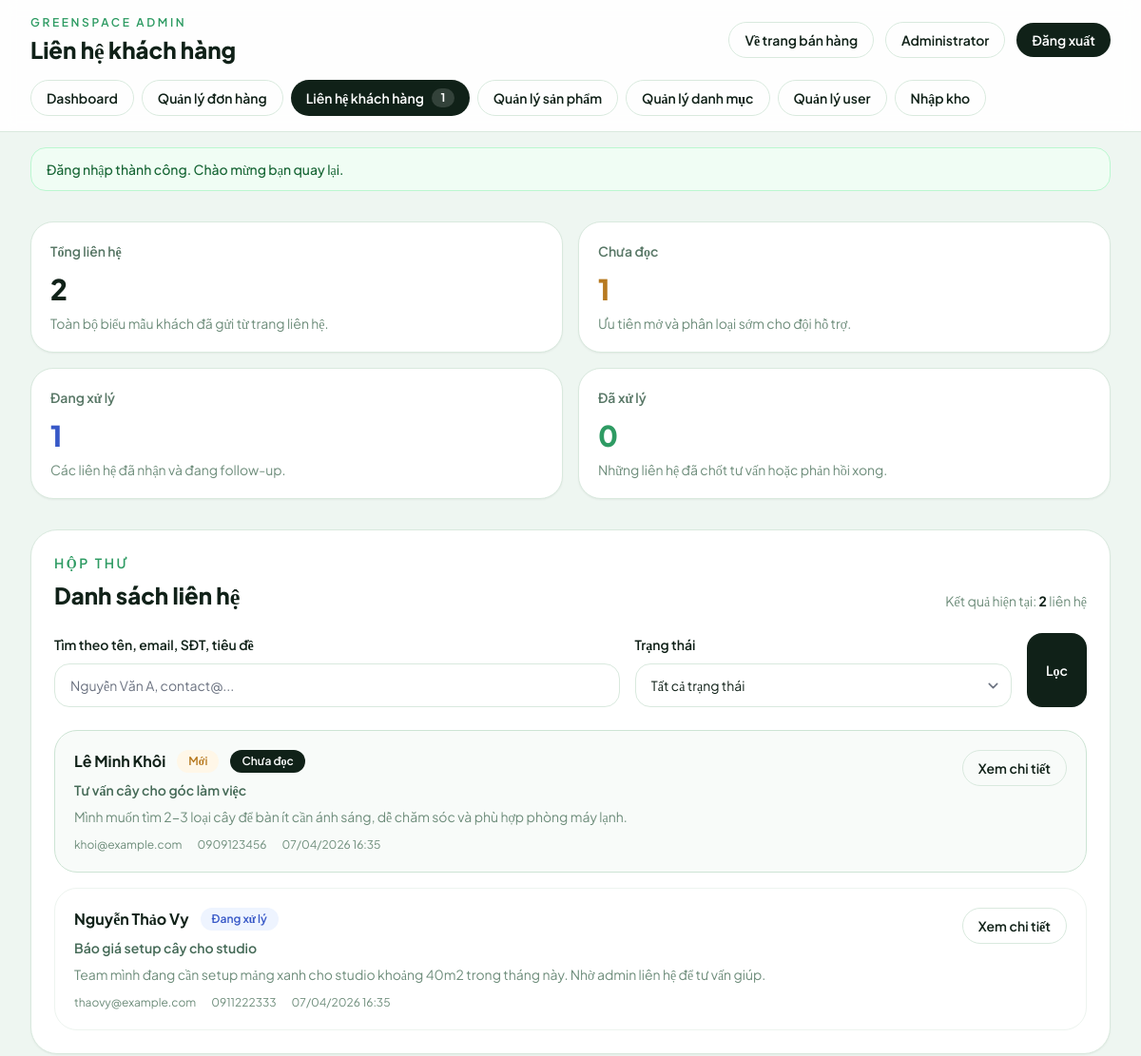
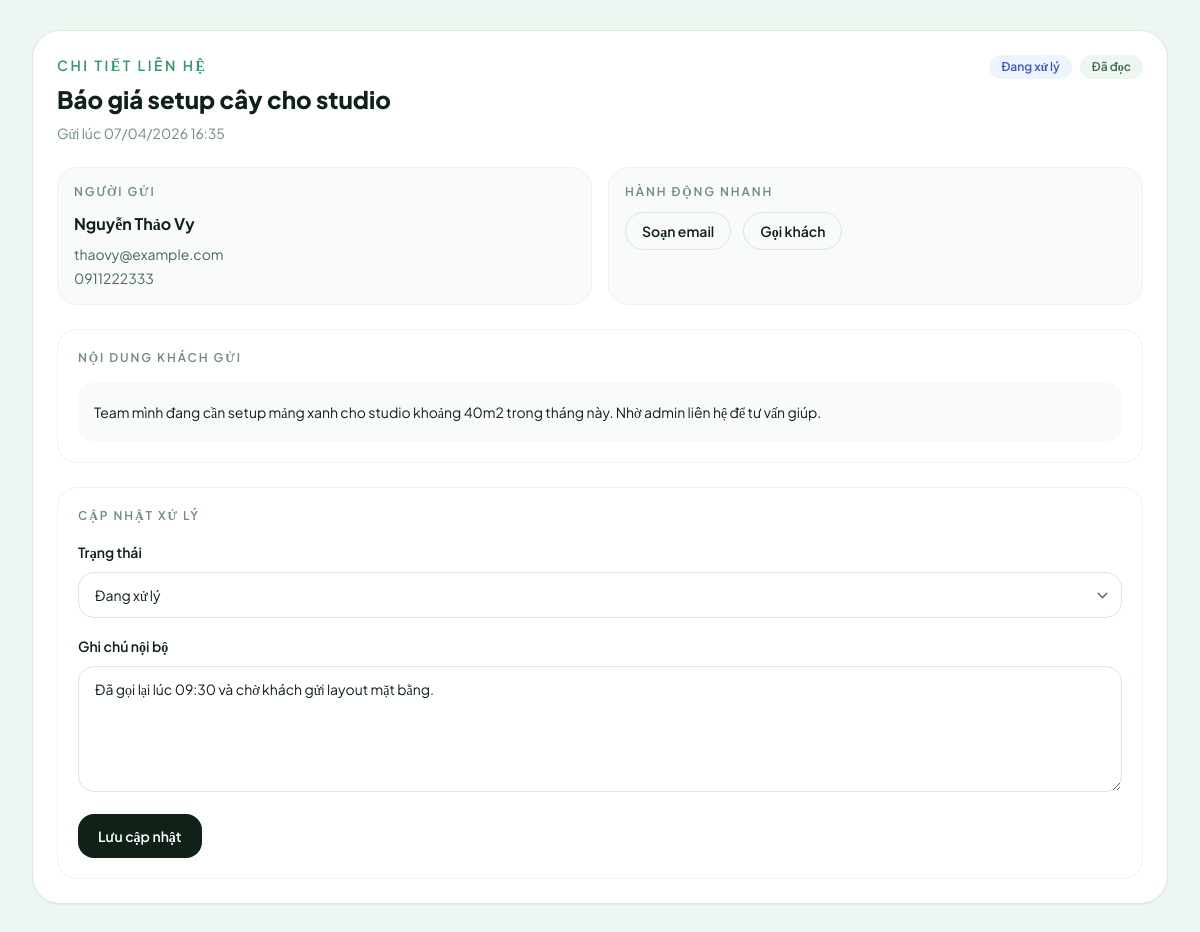
Page /admin/contacts.php?view=2 (signed in) on the committed database (2 pictures, top to bottom).
### tables this page shows
CREATE TABLE contact_messages (
    id INT AUTO_INCREMENT PRIMARY KEY,
    full_name VARCHAR(120) NOT NULL,
    email VARCHAR(120) NOT NULL,
    phone VARCHAR(20) DEFAULT NULL,
    subject VARCHAR(180) NOT NULL,
    message TEXT NOT NULL,
    status ENUM('new', 'in_progress', 'resolved') NOT NULL DEFAULT 'new',
    is_read TINYINT(1) NOT NULL DEFAULT 0,
    admin_note TEXT DEFAULT NULL,
    created_at TIMESTAMP DEFAULT CURRENT_TIMESTAMP,
    updated_at TIMESTAMP DEFAULT CURRENT_TIMESTAMP ON UPDATE CURRENT_TIMESTAMP,
    INDEX idx_contact_messages_status (status),
    INDEX idx_contact_messages_is_read (is_read),
    INDEX idx_contact_messages_created_at (created_at)
);

### public/admin/contacts.php (the view, shortened to what the rows shown need)
<?php
if (empty($GLOBALS['mvc_template_rendering'])) {
    (new AdminPageController())->contacts()->send();
    return;
}
require_once __DIR__ . '/bootstrap.php';
if (!function_exists('admin_contacts_query')) {
function admin_contacts_query(array $params): string {
    $filtered = [];
    foreach ($params as $key => $value) {
        if ($value === null || $value === '' || $value === 'all') {
            continue;
        }
        if ($key === 'page' && (int)$value <= 1) {
            continue;
        }
        $filtered[$key] = $value;
    }
    $query = http_build_query($filtered);
    return $query !== '' ? '?' . $query : '';
}
}
    if (!function_exists('admin_contact_status_meta')) {
    function admin_contact_status_meta(string $status): array {
    return match ($status) {
        'resolved' => ['label' => 'Đã xử lý', 'class' => 'bg-[#edf8f1] text-[#2e9b63]'],
        'in_progress' => ['label' => 'Đang xử lý', 'class' => 'bg-[#eef4ff] text-[#3758c7]'],
        default => ['label' => 'Mới', 'class' => 'bg-[#fff7e8] text-[#b7791f]'],
    };
}
}
?>
<div class="space-y-8">
    <section class="grid gap-8 xl:grid-cols-[0.95fr_1.05fr]">
        <div class="rounded-[1.75rem] border border-[#d9e9de] bg-white p-6 shadow-sm">
            <div class="flex flex-col gap-4 lg:flex-row lg:items-end lg:justify-between">
                <div>
                    <h2 class="mt-2 text-2xl font-extrabold text-[#102118]">Danh sách liên hệ</h2>
                </div>
            </div>
            <?php if (empty($messages)): ?>
                <div class="mt-6 rounded-[1.5rem] border border-dashed border-[#d9e9de] px-6 py-12 text-center text-sm text-[#6e8d7b]">
                    Chưa có liên hệ nào phù hợp bộ lọc hiện tại.
                </div>
            <?php else: ?>
                <div class="mt-6 space-y-4">
                    <?php foreach ($messages as $message): ?>
                        <?php $statusMeta = admin_contact_status_meta((string)$message['status']); ?>
                        <article class="rounded-[1.5rem] border <?= empty($message['is_read']) ? 'border-[#cde4d4] bg-[#f8fbf9]' : 'border-[#edf4ef] bg-white' ?> p-5">
                            <div class="flex items-start justify-between gap-4">
                                <div class="min-w-0">
                                    <div class="flex flex-wrap items-center gap-3">
                                        <p class="text-base font-bold text-[#102118]"><?= clean($message['full_name']) ?></p>
                                        <span class="rounded-full px-3 py-1 text-xs font-semibold <?= clean($statusMeta['class']) ?>"><?= clean($statusMeta['label']) ?></span>
                                        <?php if (empty($message['is_read'])): ?>
                                            <span class="rounded-full bg-[#102118] px-3 py-1 text-xs font-semibold text-white">Chưa đọc</span>
                                        <?php endif; ?>
                                    </div>
                                    <p class="mt-2 text-sm font-semibold text-[#456a57]"><?= clean($message['subject']) ?></p>
                                    <p class="mt-2 text-sm text-[#6e8d7b]"><?= clean(truncate((string)$message['message'], 140)) ?></p>
                                    <div class="mt-3 flex flex-wrap gap-4 text-xs text-[#6e8d7b]">
                                        <span><?= clean($message['email']) ?></span>
                                        <?php if (!empty($message['phone'])): ?><span><?= clean($message['phone']) ?></span><?php endif; ?>
                                        <span><?= format_date($message['created_at'], 'd/m/Y H:i') ?></span>
                                    </div>
                                </div>
                                <a href="contacts.php<?= clean(admin_contacts_query([
                                    'q' => $search,
                                    'status' => $statusFilter,
                                    'page' => $page,
                                    'view' => (int)$message['id'],
                                ])) ?>#contact-detail" class="inline-flex items-center rounded-full border border-[#d9e9de] px-4 py-2 text-sm font-semibold text-[#102118] transition-colors hover:border-[#2e9b63] hover:text-[#2e9b63]">
                                    Xem chi tiết
                                </a>
                            </div>
                        </article>
                    <?php endforeach; ?>
                </div>
            <?php endif; ?>
        </div>
        <div id="contact-detail" class="rounded-[1.75rem] border border-[#d9e9de] bg-white p-6 shadow-sm">
            <?php if (!$viewMessage): ?>
                <div class="flex h-full min-h-[420px] items-center justify-center rounded-[1.25rem] border border-dashed border-[#d9e9de] px-6 text-center text-sm text-[#6e8d7b]">
                    Chọn một liên hệ ở danh sách bên trái để xem chi tiết và cập nhật trạng thái xử lý.
                </div>
            <?php else: ?>
                <?php $viewMeta = admin_contact_status_meta((string)$viewMessage['status']); ?>
                <div class="flex flex-wrap items-start justify-between gap-4">
                    <div>
                        <p class="text-sm font-semibold uppercase tracking-[0.18em] text-[#2e9b63]">Chi tiết liên hệ</p>
                        <h2 class="mt-2 text-2xl font-extrabold text-[#102118]"><?= clean($viewMessage['subject']) ?></h2>
                        <p class="mt-2 text-sm text-[#6e8d7b]">Gửi lúc <?= format_date($viewMessage['created_at'], 'd/m/Y H:i') ?></p>
                    </div>
                    <div class="flex flex-wrap gap-2">
                        <span class="rounded-full px-3 py-1 text-xs font-semibold <?= clean($viewMeta['class']) ?>"><?= clean($viewMeta['label']) ?></span>
                        <span class="rounded-full px-3 py-1 text-xs font-semibold <?= !empty($viewMessage['is_read']) ? 'bg-[#eef6f1] text-[#456a57]' : 'bg-[#102118] text-white' ?>">
                            <?= !empty($viewMessage['is_read']) ? 'Đã đọc' : 'Chưa đọc' ?>
                        </span>
                    </div>
                </div>
                <div class="mt-6 grid gap-4 md:grid-cols-2">
                    <article class="rounded-[1.25rem] border border-[#edf4ef] bg-[#f8fbf9] p-4">
                        <p class="text-xs font-semibold uppercase tracking-[0.16em] text-[#6e8d7b]">Người gửi</p>
                        <p class="mt-3 font-bold text-[#102118]"><?= clean($viewMessage['full_name']) ?></p>
                        <p class="mt-2 text-sm text-[#456a57]"><?= clean($viewMessage['email']) ?></p>
                        <p class="mt-1 text-sm text-[#456a57]"><?= clean((string)($viewMessage['phone'] ?: 'Chưa cung cấp số điện thoại')) ?></p>
                    </article>
                    <article class="rounded-[1.25rem] border border-[#edf4ef] bg-[#f8fbf9] p-4">
                        <p class="text-xs font-semibold uppercase tracking-[0.16em] text-[#6e8d7b]">Hành động nhanh</p>
                        <div class="mt-3 flex flex-wrap gap-3 text-sm">
                            <a href="mailto:<?= clean($viewMessage['email']) ?>?subject=<?= rawurlencode('Re: ' . (string)$viewMessage['subject']) ?>" class="inline-flex items-center rounded-full border border-[#d9e9de] px-4 py-2 font-semibold text-[#102118] transition-colors hover:border-[#2e9b63] hover:text-[#2e9b63]">Soạn email</a>
                            <?php if (!empty($viewMessage['phone'])): ?>
                                <a href="tel:<?= clean((string)$viewMessage['phone']) ?>" class="inline-flex items-center rounded-full border border-[#d9e9de] px-4 py-2 font-semibold text-[#102118] transition-colors hover:border-[#2e9b63] hover:text-[#2e9b63]">Gọi khách</a>
                            <?php endif; ?>
                        </div>
                    </article>
                </div>
                <section class="mt-6 rounded-[1.25rem] border border-[#edf4ef] p-5">
                    <p class="text-xs font-semibold uppercase tracking-[0.16em] text-[#6e8d7b]">Nội dung khách gửi</p>
                    <div class="mt-4 rounded-[1rem] bg-[#f8fbf9] p-4 text-sm leading-7 text-[#102118]">
                        <?= nl2br(clean($viewMessage['message'])) ?>
                    </div>
                </section>
                <section class="mt-6 rounded-[1.25rem] border border-[#edf4ef] p-5">
                    <p class="text-xs font-semibold uppercase tracking-[0.16em] text-[#6e8d7b]">Cập nhật xử lý</p>
                    <form method="POST" class="mt-4 space-y-4">
                        <div class="space-y-2">
                            <label for="next_status" class="text-sm font-semibold text-[#102118]">Trạng thái</label>
                            <select id="next_status" name="next_status" class="w-full rounded-2xl border border-[#d9e9de] px-4 py-3 text-sm text-[#102118] focus:border-[#2e9b63] focus:ring-[#2e9b63]">
                                <option value="in_progress" <?= (string)$viewMessage['status'] === 'in_progress' ? 'selected' : '' ?>>Đang xử lý</option>
                            </select>
                        </div>
                        <div class="space-y-2">
                            <label for="admin_note" class="text-sm font-semibold text-[#102118]">Ghi chú nội bộ</label>
                            <textarea id="admin_note" name="admin_note" rows="5" class="w-full rounded-2xl border border-[#d9e9de] px-4 py-3 text-sm text-[#102118] focus:border-[#2e9b63] focus:ring-[#2e9b63]" placeholder="Ví dụ: đã gọi lại, đang chờ báo giá, khách hẹn xem showroom..."><?= clean((string)($viewMessage['admin_note'] ?? '')) ?></textarea>
                        </div>
                        <button type="submit" class="inline-flex items-center justify-center rounded-2xl bg-[#102118] px-5 py-3 text-sm font-semibold text-white transition-colors hover:bg-[#1f3b2d]">
                            Lưu cập nhật
                        </button>
                    </form>
                </section>
            <?php endif; ?>
        </div>
    </section>
</div>

### rows in the picture
contact_messages: full_name "Lê Minh Khôi", status "Mới", is_read "Chưa đọc", subject "Tư vấn cây cho góc làm việc", message "Mình muốn tìm 2-3 loại cây để bàn ít cần ánh sáng, dễ chăm sóc và phù hợp phòng máy lạnh.", email "khoi@example.com", phone "0909123456", created_at "07/04/2026 16:35"
contact_messages: full_name "Nguyễn Thảo Vy", status "Đang xử lý", subject "Báo giá setup cây cho studio", message "Team mình đang cần setup mảng xanh cho studio khoảng 40m2 trong tháng này. Nhờ admin liên hệ để tư vấn giúp.", email "thaovy@example.com", phone "0911222333", created_at "07/04/2026 16:35", next_status "Đang xử lý", admin_note "Đã gọi lại lúc 09:30 và chờ khách gửi layout mặt bằng."

### other values in the picture
$title "Liên hệ khách hàng"
$adminName "Administrator"
$label "Dashboard"
$label "Quản lý đơn hàng"
$label "Liên hệ khách hàng"
$unreadContactCount "1"
$label "Quản lý sản phẩm"
$label "Quản lý danh mục"
$label "Quản lý user"
$label "Nhập kho"
$flash['message'] "Đăng nhập thành công. Chào mừng bạn quay lại."
$stats['total_messages'] "2"
$stats['unread_messages'] "1"
$stats['in_progress_messages'] "1"
$stats['resolved_messages'] "0"
